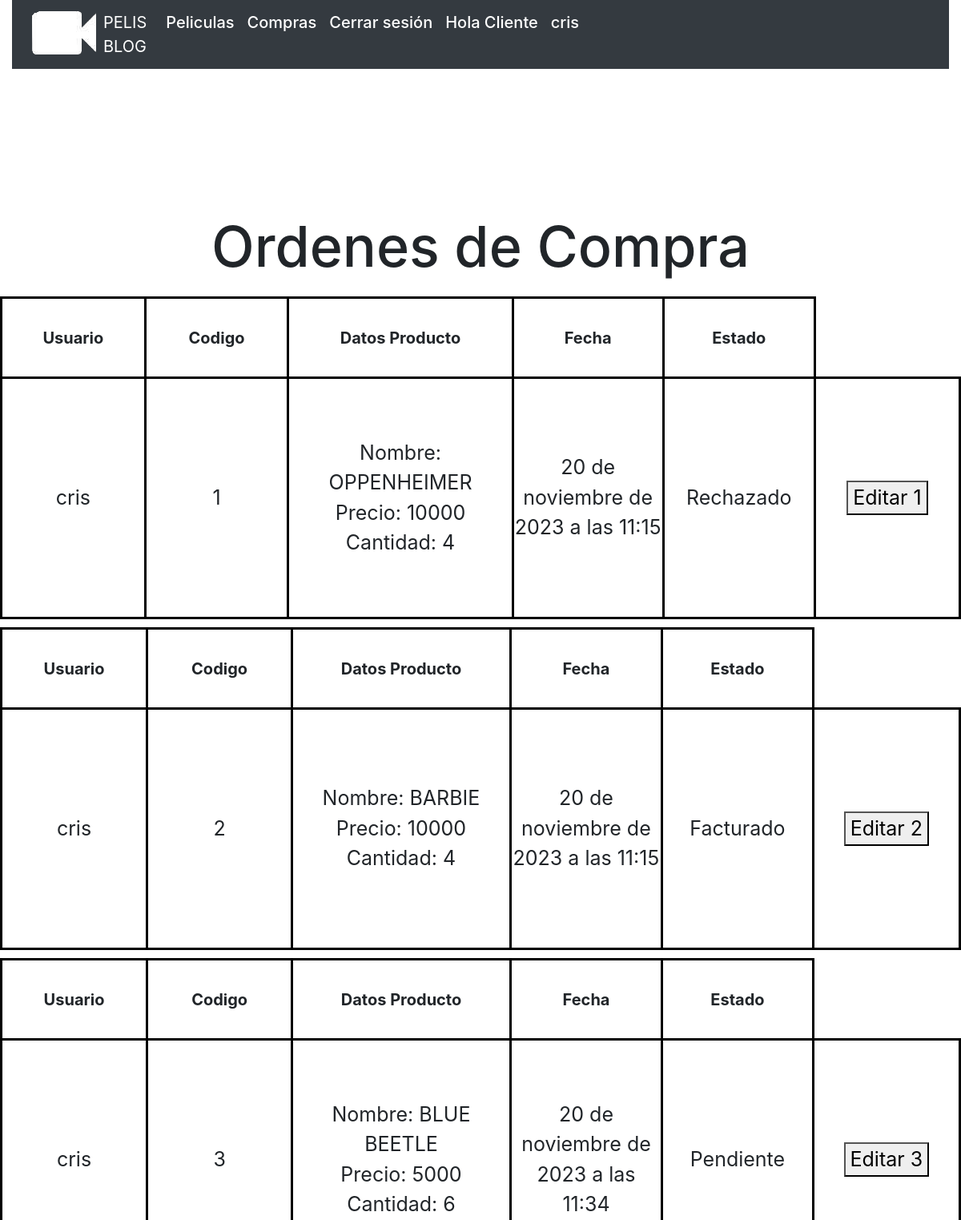
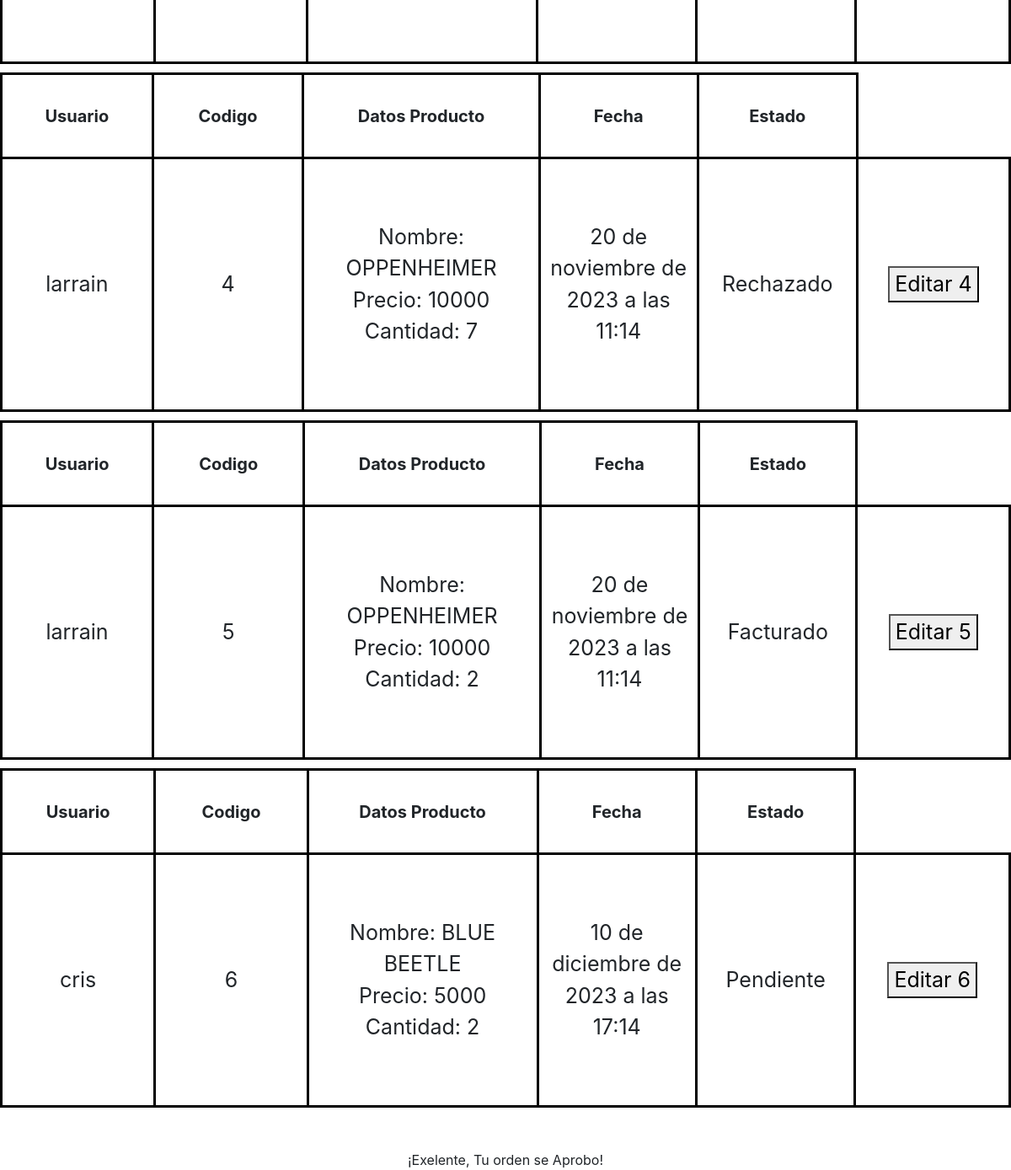
Page /ordenes_de_compras/ (signed in) on the committed database (2 pictures, top to bottom).
### Peliculas/models.py (models this page shows, shortened)
class Factura(models.Model):
    codigo_factura = models.AutoField(primary_key=True)
    usuario = models.ForeignKey(PerfilUsuario, on_delete=models.CASCADE)
    nombre_producto = models.CharField(max_length=90, null=True)
    monto_producto = models.IntegerField(default=1, blank=True, null=True)
    precio_producto = models.IntegerField()
    fecha_factura = models.DateTimeField(auto_now=True)
    estado_factura = models.CharField(max_length=40 ,default="Pendiente", null=True, blank=True)

class PerfilUsuario(models.Model):
    user = models.OneToOneField(User, on_delete=models.CASCADE)
    rut = models.CharField(max_length=40, default="Sin Rut", null=True, blank=True)
    direccion = models.CharField(max_length=100, null=False, blank=False, verbose_name='direccion')
    comuna = models.CharField(max_length=100, null=False, blank=False, verbose_name='comuna')
    telefono = models.IntegerField()
    region = models.CharField(max_length=100, null=False, blank=False, verbose_name='region')

### PelisBlog/views.py (the view, shortened to what this page needs)
# urls.py: path('ordenes_de_compras/', views.ordenes_de_compras, name="ordenes_de_compras"),
def ordenes_de_compras(request):
    factura = Factura.objects.all()
    return render(request, 'ordenes_de_compras.html', {'factura':factura})

### templates/ordenes_de_compras.html (shortened to what this page needs)
{% extends "base.html" %}
{% load static %}
{% block css %}<link rel="stylesheet" href="{% static 'css/ficha_peli.css' %}">{% endblock css %}
{% block content %}
    <center><h2 class="titulo">Ordenes de Compra</h2></center>
    <div class="producto-singular">
        {% for fa in factura %}
        <table>
            <thead>
                <tr>
                    <th>
                        Usuario
                    </th>
                    <th>
                        Codigo
                    </th>
                    <th>
                        Datos Producto
                    </th>
                    <th>
                        Fecha
                    </th>
                    <th>
                        Estado
                    </th>
                </tr>
            </thead>
            <tbody>
                <tr>
                    <td>
                        {{ fa.usuario.user }}
                    </td>
                    <td>
                        {{ fa.codigo_factura }}
                    </td>
                    <td>
                        <div>
                            Nombre: {{ fa.nombre_producto }}
                        </div>
                        <div>
                            Precio: {{ fa.precio_producto }}
                        </div>
                        <div>
                            Cantidad: {{ fa.monto_producto }}
                        </div>
                    </td>
                    <td>
                        {{ fa.fecha_factura }}
                    </td>
                    <td>
                        {{ fa.estado_factura }}
                    </td>
                    <td>
                        <button class="editar-btn" data-toggle="modal" data-target="#editarModal" data-id="{{ fa.codigo_factura }}">
                            Editar {{ fa.codigo_factura }}
                        </button>
                    </td>
                </tr>
            </tbody>
        </table>
        {% endfor %}
    </div>
    {% if estado_factura == "Pendiente" %}
    <div class="footer-factura">
        Esta orden de compra se encuentra actualmente por validación, lo puedes verificar en tu perfil cuantas veces quieras 😊
    </div>
    {% else %}
    <div class="footer-factura">
        ¡Exelente, Tu orden se Aprobo!
    </div>
    {% endif %}
{% endblock %}

### templates/base.html (shortened to what this page needs)
{% load static %}
<!DOCTYPE html>
<html lang="es">
<head>
    {% block css %}<link rel="stylesheet" href="{% static 'css/style.css' %}">{% endblock css %}
<link href="//maxcdn.bootstrapcdn.com/bootstrap/4.1.1/css/bootstrap.min.css" rel="stylesheet" id="bootstrap-css">
</head>
<body>
    <div class="container-fluid">
    {% block nav %}
    <nav class="navbar navbar-expand-sm bg-dark navbar-dark">
        <ul  class="navbar-nav">
            <li class="nav-item"><img class="logo" src="{% static 'img/camara2.png' %}" alt="Logo"></li>
            <li class="nav-item"><strong></strong><a  href="{% url 'inicio' %}" class="navbar-brand">PELIS <br> BLOG</a></strong></li>
            {% if user.is_authenticated %}
            <li class="nav-item"><a class="nav-link" href="{% url 'ultimos_estrenos' %}"><h5 style="color: White;">Peliculas</h5></a></li>
            <li class="nav-item"> <a class="nav-link" href="{% url 'compras' %}"><h5 style="color: White;">Compras</h5></a> </li>
            <li class="nav-item"> <a class="nav-link"href="{% url 'logout' %}"><h5 style="color: White;">Cerrar sesión</h5></a> </li>
            {% if not user.is_staff %}
            <li class="nav-item"><h5 class="nav-link" style="color: White;">Hola Cliente</h5></li>
            <li class="nav-item"><a class="nav-link" href="{% url 'perfil' %}"><h5 style="color: White;">{{ request.user }}</h5></a></li>
            {% endif %}
            {% endif %}
        </ul>
    </nav>
    {% endblock nav %}
    </div>
    {% block content %}
    {% endblock content %}
</body>
</html>

### templates/ordenes_de_compras.html (style rules this page uses)
th, td { border: 3px solid black; width: 200px; text-align: center; }
th { height: 100px; font-size: 20px; }
td { height: 300px; font-size: 25px; }
.producto-singular { display: flex; align-items: center; align-content: center; justify-content: center; flex-direction: column; flex-wrap: nowrap; gap: 10px; }
.titulo { margin-bottom: 20px; margin-top: 180px; font-size: 70px; }
.footer-factura { margin-top: 50px; text-align: center; }
tbody tr td:nth-child(3) { width: 300px; }

### rows in the picture
Factura: usuario.user "cris", codigo_factura "1", nombre_producto "OPPENHEIMER", precio_producto "10000", monto_producto "4", fecha_factura "20 de noviembre de 2023 a las 11:15", estado_factura "Rechazado"
Factura: usuario.user "cris", codigo_factura "2", nombre_producto "BARBIE", precio_producto "10000", monto_producto "4", fecha_factura "20 de noviembre de 2023 a las 11:15", estado_factura "Facturado"
Factura: usuario.user "cris", codigo_factura "3", nombre_producto "BLUE BEETLE", precio_producto "5000", monto_producto "6", fecha_factura "20 de noviembre de 2023 a las 11:34", estado_factura "Pendiente"
Factura: usuario.user "larrain", codigo_factura "4", nombre_producto "OPPENHEIMER", precio_producto "10000", monto_producto "7", fecha_factura "20 de noviembre de 2023 a las 11:14", estado_factura "Rechazado"
Factura: usuario.user "larrain", codigo_factura "5", nombre_producto "OPPENHEIMER", precio_producto "10000", monto_producto "2", fecha_factura "20 de noviembre de 2023 a las 11:14", estado_factura "Facturado"
Factura: usuario.user "cris", codigo_factura "6", nombre_producto "BLUE BEETLE", precio_producto "5000", monto_producto "2", fecha_factura "10 de diciembre de 2023 a las 17:14", estado_factura "Pendiente"

### other values in the picture
{{ request.user }} "cris"
